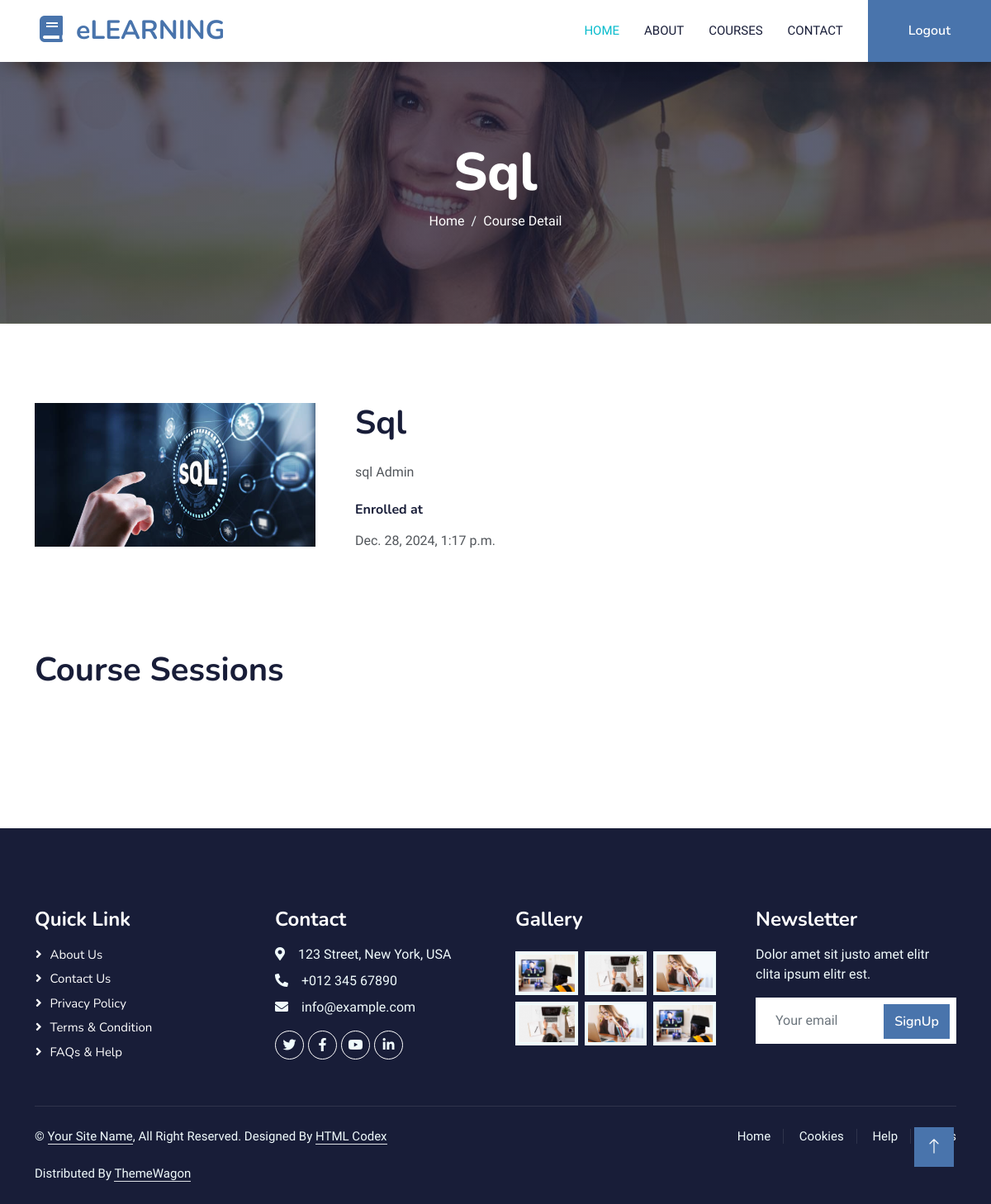
/course_detail/5 (signed in), run on the app's committed database.
### courses/models.py (models this page shows, shortened)
class Course(models.Model):
    name = models.CharField(max_length=255)
    image = models.ImageField(upload_to="course/")
    category = models.ForeignKey(
        CourseCategory, related_name="courses", on_delete=models.CASCADE
    )
    description = models.TextField()
    created_at = models.DateTimeField(auto_now_add=True)

class Enrollment(models.Model):
    course = models.ForeignKey(Course, on_delete=models.CASCADE)
    student = models.ForeignKey(User, on_delete=models.CASCADE)
    enrolled_at = models.DateTimeField(auto_now_add=True)

### courses/views.py (the view)
# urls.py: path("course_detail/<int:course_id>", course_detail, name="course_detail"),
@login_required(login_url="/login")
def course_detail(request, course_id):
    course = Course.objects.get(id=course_id)
    is_enrolled = Enrollment.objects.filter(
        student=request.user, course=course
    ).exists()
    enrollment = Enrollment.objects.filter(student=request.user, course=course).first()
    return render(
        request,
        "courses/course_detail.html",
        context={
            "course": course,
            "enrollment": enrollment,
            "is_enrolled": is_enrolled,
        },
    )

### courses/templates/courses/course_detail.html (shortened to what this page needs)
{% extends 'base.html' %}
{% load static %}
{% block content %}
  <div class="container-fluid bg-primary py-5 mb-5 page-header">
    <div class="container py-5">
      <div class="row justify-content-center">
        <div class="col-lg-10 text-center">
          <h1 class="display-3 text-white animated slideInDown">{{ course.name }}</h1>
          <nav aria-label="breadcrumb">
            <ol class="breadcrumb justify-content-center">
              <li class="breadcrumb-item">
                <a class="text-white" href="{% static '#' %}">Home</a>
              </li>
              <li aria-current="page" class="breadcrumb-item text-white active">Course Detail</li>
            </ol>
          </nav>
        </div>
      </div>
    </div>
  </div>
  <div class="container-xxl py-5">
    <div class="container">
      <div class="row g-5">
        <div class="col-lg-4">
          <img class="img-fluid rounded" src="{{ course.image.url }}" alt="" />
        </div>
        <div class="col-lg-8">
          <h1 class="mb-4">{{ course.name }}</h1>
          <p class="mb-4">{{ course.description }}</p>
          {% if is_enrolled %}
            <div class="row g-4 mb-4">
              <div class="col-sm-6">
                <h6 class="mb-3">Enrolled at</h6>
                <span>{{ enrollment.enrolled_at }}</span>
              </div>
            </div>
          {% endif %}
        </div>
      </div>
      <div class="row g-5 mt-5">
        <h1 class="mb-4">Course Sessions</h1>
      </div>
    </div>
  </div>
{% endblock %}

### static/css/style.css (style rules this page uses)
:root { --primary: #06BBCC; --light: #F0FBFC; --dark: #181d38; }
.page-header { background: linear-gradient(rgba(24, 29, 56, .7), rgba(24, 29, 56, .7)), url(../img/carousel-1.jpg); background-position: center center; background-repeat: no-repeat; background-size: cover; }
.breadcrumb-item + .breadcrumb-item::before { color: var(--light); }

### data on the page
Course: name "Sql", image (picture), description "sql Admin"
Enrollment: enrolled_at "Dec. 28, 2024, 1:17 p.m."
